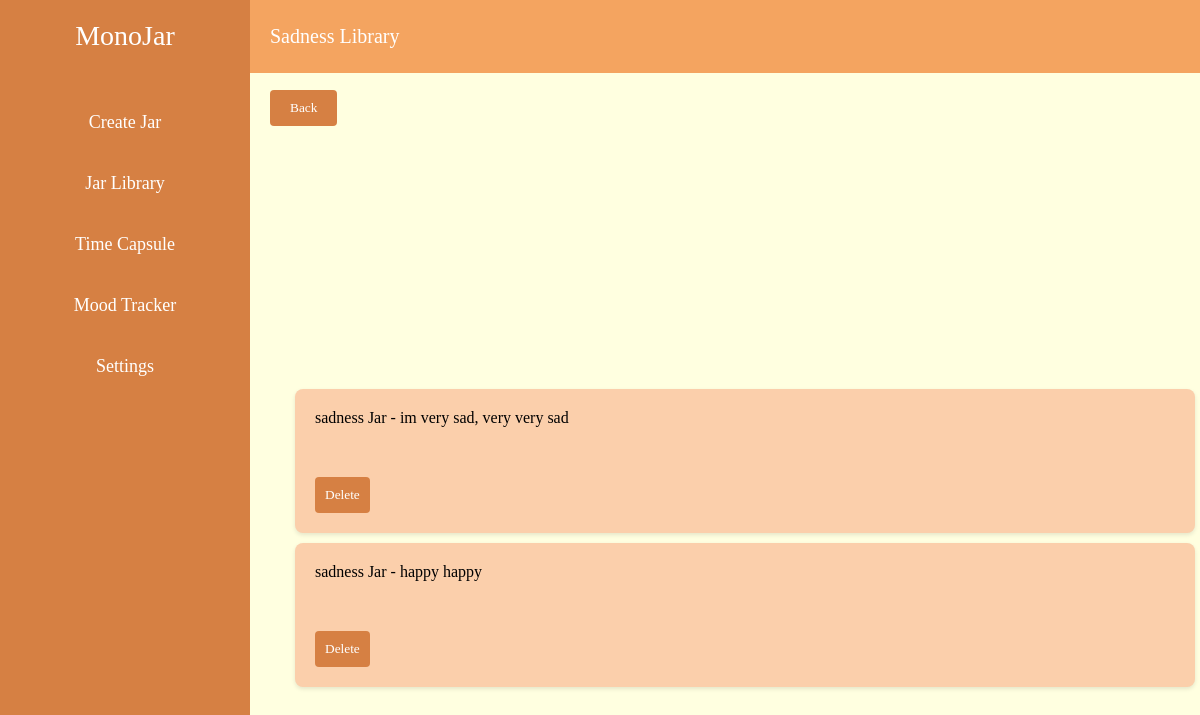
Screenshot of /sadnessLibrary/account10 with the database file from the repository.
### tables this page shows
CREATE TABLE jars (
                id INTEGER PRIMARY KEY AUTOINCREMENT,
                username TEXT NOT NULL,
                type TEXT NOT NULL,
                content TEXT NOT NULL,
                FOREIGN KEY (username) REFERENCES users(username) ON DELETE CASCADE
            );

### Backend/app.py (the view)
@app.route('/sadnessLibrary/<username>')
def sadness_library(username):
    jars = query_jars(username, 'sadness')
    return render_template('sadnessLibrary.html', jars=jars, username=username)

### Backend/app.py (called while the page is built)
def query_jars(username, jar_type):
    conn = get_db()
    cursor = conn.cursor()
    cursor.execute('SELECT id, type, content FROM jars WHERE username = ? AND type = ?',
                   (username, jar_type))
    rows = cursor.fetchall()
    conn.close()
    jars = [{'id': row[0], 'type': row[1], 'content': row[2]} for row in rows]
    return jars

### Frontend/templates/sadnessLibrary.html (shortened to what this page needs)
{% extends 'base.html' %}
{% block content %}
<div class="main-content">
    <div class="header">
        <div class="title">Sadness Library</div>
    </div>
    <div class="content">
        <a href="/createJar/{{ username }}">
            <button class="back-button">Back</button>
        </a>
        <ul id="jar-list">
            {% for jar in jars %}
            <li class="content jar collapsed" id="jar-{{ jar.id }}">
                <p>{{ jar.type }} Jar - {{ jar.content }}</p>
                <button class="delete-button" data-jar-id="{{ jar.id }}">Delete</button>
            </li>
            {% endfor %}
        </ul>
    </div>
</div>
{% endblock %}

### Frontend/static/css/sidebarStyle.css (style rules this page uses)
body { font-family: 'Georgia', serif; margin: 0; padding: 0; background-color: #FFFFE0; }

### Frontend/static/css/createJarStyle.css (style rules this page uses)
.main-content { flex: 1; display: flex; flex-direction: column; overflow: hidden; }
.header { height: 80px; background-color: #F4A460; color: #fff; display: flex; align-items: center; justify-content: space-between; padding: 0 20px; }
.header .title { font-size: 20px; }
.content { display: flex; flex-wrap: wrap; gap: 40px; justify-content: center; align-items: center; width: 100%; height: 100%; overflow-y: auto; }
.back-button { font-family: 'Georgia', serif; position: absolute; top: 90px; left: 270px; padding: 10px 20px; background-color: #d68043; color: #fff; border: none; border-radius: 4px; cursor: pointer; }

### Frontend/static/css/libraryStyle.css (style rules this page uses)
.jar { background-color: #fbcfab; border-radius: 8px; box-shadow: 0 2px 4px rgba(0, 0, 0, 0.1); padding: 20px; width: 900px; height: fit-content; box-sizing: border-box; text-decoration: none; color: inherit; display: flex; flex-direction: column; align-items: flex-start; justify-content: center; transition: transform 0.2s; margin-bottom: 10px; overflow: hidden; position: relative; }
.jar p { margin: 0; text-align: left; white-space: pre-wrap; }
button.delete-button, button.expand-button { font-family: 'Georgia', serif; padding: 10px; color: #fff; background-color: #d68043; border: none; border-radius: 4px; cursor: pointer; margin-top: 10px; }
.jar.collapsed p { display: -webkit-box; -webkit-line-clamp: 3; -webkit-box-orient: vertical; overflow: hidden; text-overflow: ellipsis; }
.jar.collapsed { max-height: 200px; }

### rows the page displays
jars: type "sadness", content "im very sad, very very sad"
jars: type "sadness", content "happy happy"
